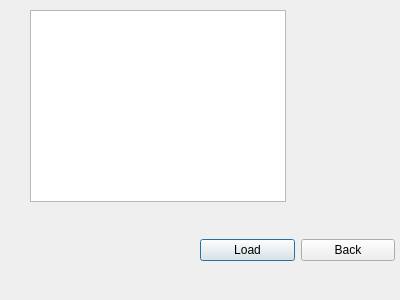
<?xml version="1.0" encoding="UTF-8"?>
<ui version="4.0">
 <class>orderview</class>
 <widget class="QDialog" name="orderview">
  <property name="geometry">
   <rect>
    <x>0</x>
    <y>0</y>
    <width>400</width>
    <height>300</height>
   </rect>
  </property>
  <property name="windowTitle">
   <string>Dialog</string>
  </property>
  <widget class="QTableView" name="tableView">
   <property name="geometry">
    <rect>
     <x>30</x>
     <y>10</y>
     <width>256</width>
     <height>192</height>
    </rect>
   </property>
  </widget>
  <widget class="QWidget" name="horizontalLayoutWidget">
   <property name="geometry">
    <rect>
     <x>200</x>
     <y>210</y>
     <width>195</width>
     <height>80</height>
    </rect>
   </property>
   <layout class="QHBoxLayout" name="horizontalLayout">
    <item>
     <widget class="QPushButton" name="loadB">
      <property name="text">
       <string>Load</string>
      </property>
     </widget>
    </item>
    <item>
     <widget class="QPushButton" name="backB">
      <property name="text">
       <string>Back</string>
      </property>
     </widget>
    </item>
   </layout>
  </widget>
 </widget>
 <resources/>
 <connections/>
</ui>
